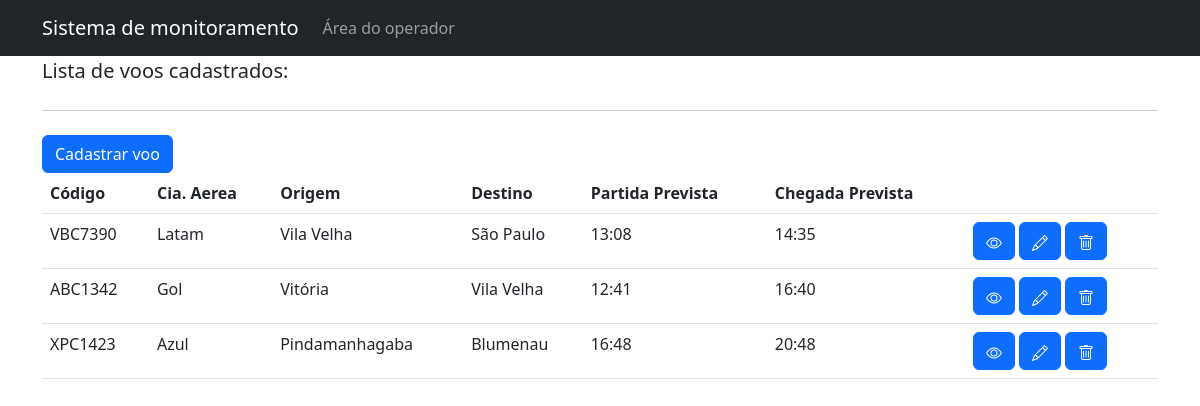
The page /areaDoOperador/ (signed in) on the database its author committed.
### myapp/models.py (models this page shows, shortened)
class Voo(models.Model):
    codigo = models.CharField(max_length=10, primary_key=True)
    companhia_aerea = models.CharField(max_length=25)
    origem = models.CharField(max_length=25)
    destino = models.CharField(max_length=25)
    partida_prevista = models.TimeField()
    chegada_prevista = models.TimeField()
    class Meta:
        verbose_name = "Voo"
        verbose_name_plural = "Voos"

### myapp/views.py (the view, shortened to what this page needs)
# urls.py: path("areaDoOperador/", myapp_views.areaDoOperador),
@permission_required("myapp.change_voo", login_url="/login/")
def areaDoOperador(request):
    message = ""
    context = {"voos": Voo.objects.all(), "message": message}
    return render(request, "areaDoOperador.html", context)

### template/areaDoOperador.html (shortened to what this page needs)
{% load static %}
<!DOCTYPE html>
<html lang="en">
<head>
    <link rel="stylesheet" href="{% static 'css/bootstrap.min.css' %}">
    <link rel="stylesheet" href="{% static 'fa/css/all.min.css' %}">
</head>
<body>
    <nav class="navbar navbar-expand-lg navbar-dark bg-dark">
        <div class="container">
            <a class="navbar-brand" href="http://127.0.0.1:8000/">Sistema de monitoramento</a>
            <div class="collapse navbar-collapse" id="navbarSupportedContent">
                <ul class="navbar-nav mr-auto">
                    <li class="nav-item active">
                        <a class="nav-link">Área do operador</a>
                    </li>
                </ul>
            </div>
        </div>
    </nav>
    <div class="container">
        <div class="jumbotron">
            <p class="lead">Lista de voos cadastrados:</p>
            <hr class="my-4">
        </div>
    </div>
    <div class="container">
        <div class="jumbotron">
          <a href="/cadastrarVoo/" class="btn btn-primary">Cadastrar voo</a>
        </div>
    </div>
    <div class="container">
    <div class="jumbotron">
    <table class="table">
        <thead>
          <tr>
            <th scope="col">Código</th>
            <th scope="col">Cia. Aerea</th>
            <th scope="col">Origem</th>
            <th scope="col">Destino</th>
            <th scope="col">Partida Prevista</th>
            <th scope="col">Chegada Prevista</th>
            <th scope="col"></th>
          </tr>
        </thead>
        <tbody>
          {% for voo in voos %}
          <tr>
            <td>{{voo.codigo}}</td>
            <td>{{voo.companhia_aerea}}</td>
            <td>{{voo.origem}}</td>
            <td>{{voo.destino}}</td>
            <td>{{voo.partida_prevista|time:"H:i"}}</td>
            <td>{{voo.chegada_prevista|time:"H:i"}}</td>
            <form method="POST" action="/areaDoOperador/" id="select">
                <td>
                    <a class="btn btn-primary" href="/consultarVoo?codigo={{voo.codigo}}">
                    </a>
                    <a href="/editarVoo?codigo={{voo.codigo}}" class="btn btn-primary">
                    </a>
                    <button type="submit" onclick="deleteSucessful()" class="btn btn-primary">
                    </button>
                </td>
            </form>
          </tr>
          {%endfor%}
        </tbody>
      </table>
    </div>
</div>
</body>
</html>

### rows shown on the page
Voo: codigo "VBC7390", companhia_aerea "Latam", origem "Vila Velha", destino "São Paulo", partida_prevista "13:08", chegada_prevista "14:35"
Voo: codigo "ABC1342", companhia_aerea "Gol", origem "Vitória", destino "Vila Velha", partida_prevista "12:41", chegada_prevista "16:40"
Voo: codigo "XPC1423", companhia_aerea "Azul", origem "Pindamanhagaba", destino "Blumenau", partida_prevista "16:48", chegada_prevista "20:48"
